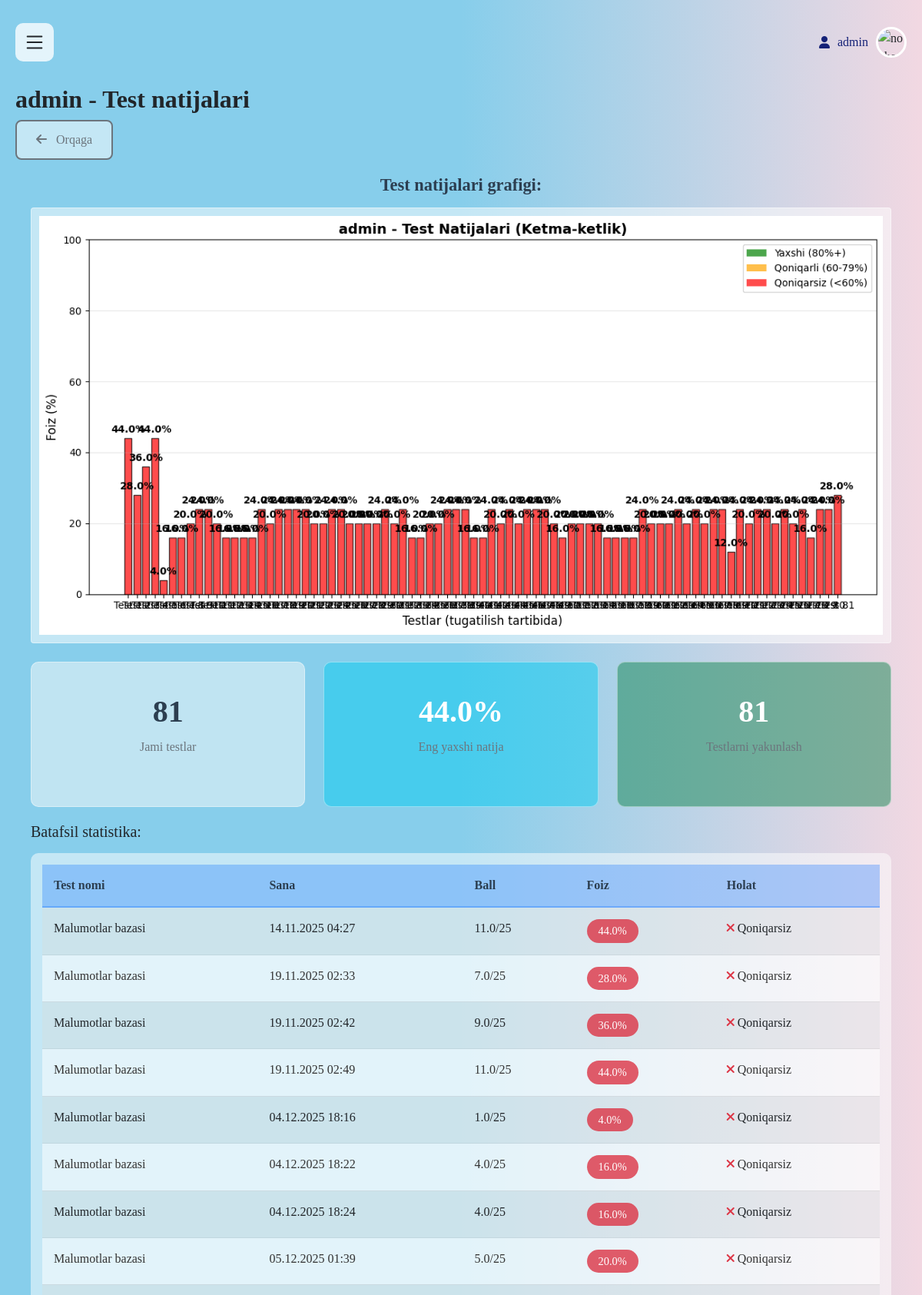
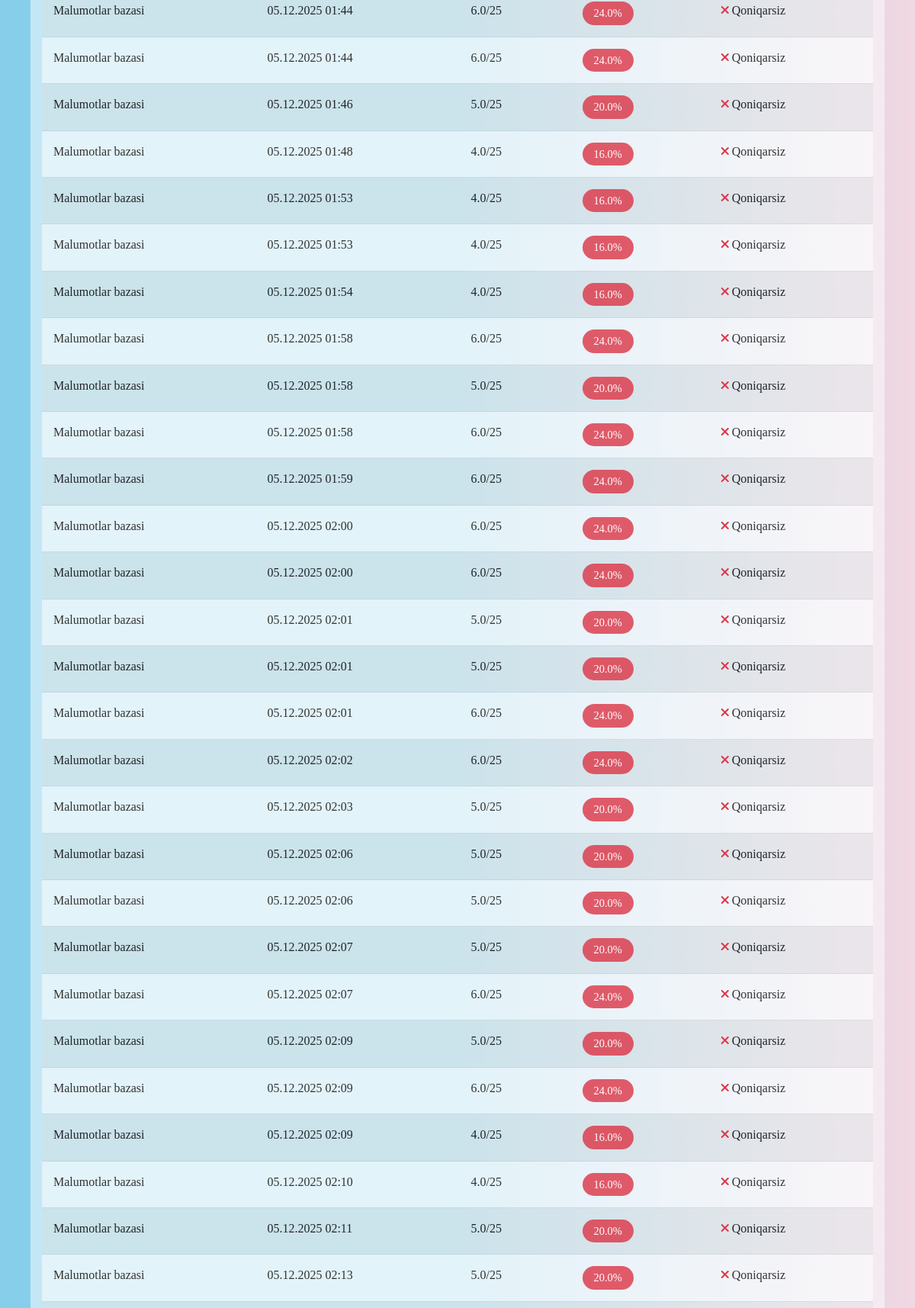
Page /user-stats/1/ (signed in, upper part) on the committed database (2 pictures, top to bottom).
### app1/models.py (models this page shows, shortened)
class TestResult(models.Model):
    user = models.ForeignKey(User, on_delete=models.CASCADE)
    test = models.ForeignKey(Test, on_delete=models.CASCADE)
    score = models.FloatField(default=0)
    total_questions = models.IntegerField(default=0)
    completed_at = models.DateTimeField(auto_now_add=True)
    time_taken_seconds = models.PositiveIntegerField(
        default=0,
        verbose_name="Sarflangan vaqt (soniya)",
        help_text="Foydalanuvchi testni ishlashga sarflagan vaqt"
    )
    average_difficulty = models.FloatField(
        default=0,
        verbose_name="O'rtacha qiyinlik",
        help_text="Testdagi savollarning o'rtacha qiyinlik darajasi"
    )
    def percentage(self):
        if self.total_questions > 0:
            return (self.score / self.total_questions) * 100
        return 0

class Test(models.Model):
    subject = models.ForeignKey(Subject, on_delete=models.CASCADE)
    title = models.CharField(max_length=255)
    description = models.TextField(blank=True, null=True)
    uploaded_at = models.DateTimeField(default=timezone.now)
    time_limit_minutes = models.PositiveIntegerField(
        default=30,
        verbose_name="Test vaqti (daqiqa)",
        help_text="Testni ishlash uchun berilgan maksimal vaqt"
    )
    is_active = models.BooleanField(
        default=True,
        verbose_name="Faol",
        help_text="Test hozir ishlash uchun mavjudmi"
    )
    question_count = models.PositiveIntegerField(
        default=25,
        verbose_name="Savollar soni",
        help_text="Testdagi umumiy savollar soni"
    )

### app1/views.py (the view)
# urls.py: path('user-stats/<int:user_id>/', views.user_stats, name='user_stats'),
@login_required
@user_passes_test(is_admin)
def user_stats(request, user_id):
    user = get_object_or_404(User, id=user_id)
    test_results = TestResult.objects.filter(user=user).order_by('completed_at')  # ✅ completed_at bo'yicha tartiblash
    best_percentage = 0
    if test_results:
        percentages = [result.percentage() for result in test_results]
        best_percentage = max(percentages)
    plt.figure(figsize=(12, 6))
    if test_results:
        test_names = [f"Test {i + 1}" for i in range(len(test_results))]  # ✅ Test 1, Test 2, ...
        percentages = [result.percentage() for result in test_results]
        colors = ['green' if p >= 80 else 'orange' if p >= 60 else 'red' for p in percentages]
        bars = plt.bar(test_names, percentages, color=colors, alpha=0.7, edgecolor='black')
        for bar, percentage in zip(bars, percentages):
            plt.text(bar.get_x() + bar.get_width() / 2, bar.get_height() + 1,
                     f'{percentage:.1f}%', ha='center', va='bottom', fontweight='bold')
        plt.title(f'{user.username} - Test Natijalari (Ketma-ketlik)', fontsize=14, fontweight='bold')
        plt.xlabel('Testlar (tugatilish tartibida)', fontsize=12)
        plt.ylabel('Foiz (%)', fontsize=12)
        plt.xticks(rotation=0)  # ✅ Aylantirish yo'q
        plt.ylim(0, 100)
        plt.grid(True, alpha=0.3, axis='y')
        from matplotlib.patches import Patch
        legend_elements = [
            Patch(facecolor='green', alpha=0.7, label='Yaxshi (80%+)'),
            Patch(facecolor='orange', alpha=0.7, label='Qoniqarli (60-79%)'),
            Patch(facecolor='red', alpha=0.7, label='Qoniqarsiz (<60%)')
        ]
        plt.legend(handles=legend_elements)
        plt.tight_layout()
        buffer = io.BytesIO()
        plt.savefig(buffer, format='png', dpi=100, bbox_inches='tight')
        buffer.seek(0)
        image_png = buffer.getvalue()
        buffer.close()
        graphic = base64.b64encode(image_png).decode('utf-8')
        plt.close()
    else:
        graphic = None
    return render(request, 'app1/user_stats.html', {
        'user': user,
        'test_results': test_results,
        'graphic': graphic,
        'best_percentage': round(best_percentage, 1)
    })

### app1/views.py (called while the page is built)
def is_admin(user):
    return user.is_staff

### templates/app1/user_stats.html (shortened to what this page needs)
{% extends 'base.html' %}
{% block content %}
      <div class="user_stats_container">
           <h4>
             {{ user.username }} - Test natijalari
          </h4>
            <a href="{% url 'admin_stats' %}" class="btn btn-outline-secondary">
              <i class="fas fa-arrow-left"></i> Orqaga
            </a>
        <div class="card-body">
          {% if graphic %}
          <div class="text-center mb-4">
            <h5>Test natijalari grafigi:</h5>
            <img
              alt="Test natijalari grafigi"
              class="img-fluid border rounded"
            />
          </div>
          {% else %}
          <div class="alert alert-info">
            <p>Test natijalari: {{ test_results.count }} ta</p>
            <p>Grafik: {{ graphic|yesno:"Mavjud,Mavjud emas" }}</p>
          </div>
          {% endif %}
          {% if test_results %}
          <div class="row mt-4">
            <div class="col-md-4">
              <div class="card text-center bg-light">
                <div class="card-body">
                  <h5 class="card-title">{{ test_results.count }}</h5>
                  <p class="card-text">Jami testlar</p>
                </div>
              </div>
            </div>
            <div class="col-md-4">
              <div class="card text-center bg-info text-white">
                <div class="card-body">
                  <h5 class="card-title">{{ best_percentage }}%</h5>
                  <p class="card-text">Eng yaxshi natija</p>
                </div>
              </div>
            </div>
            <div class="col-md-4">
              <div class="card text-center bg-success text-white">
                <div class="card-body">
                  <h5 class="card-title">{{ test_results.count }}</h5>
                  <p class="card-text">Testlarni yakunlash</p>
                </div>
              </div>
            </div>
          </div>
          {% endif %}
          <h5 class="mb-3">Batafsil statistika:</h5>
          <div class="table-responsive">
            <table class="table table-striped">
              <thead>
                <tr>
                  <th>Test nomi</th>
                  <th>Sana</th>
                  <th>Ball</th>
                  <th>Foiz</th>
                  <th>Holat</th>
                </tr>
              </thead>
              <tbody>
                {% for result in test_results %}
                <tr>
                  <td>{{ result.test.title }}</td>
                  <td>{{ result.completed_at|date:"d.m.Y H:i" }}</td>
                  <td>{{ result.score }}/{{ result.total_questions }}</td>
                  <td>
                    {% with percentage=result.percentage %}
                    <span
                      class="badge {% if percentage >= 80 %}bg-success{% elif percentage >= 60 %}bg-warning{% else %}bg-danger{% endif %}"
                    >
                      {{ percentage|floatformat:1 }}%
                    </span>
                    {% endwith %}
                  </td>
                  <td>
                    {% with percentage=result.percentage %}
                    {% if percentage >= 80 %}
                    <i class="fas fa-check text-success"></i> A'lo
                    {% elif percentage >= 60 %}
                    <i class="fas fa-check text-warning"></i> Yaxshi
                    {% else %}
                    <i class="fas fa-times text-danger"></i> Qoniqarsiz
                    {% endif %}
                    {% endwith %}
                  </td>
                </tr>
                {% empty %}
                <tr>
                  <td colspan="5" class="text-center text-muted">
                    Hozircha test natijalari mavjud emas
                  </td>
                </tr>
                {% endfor %}
              </tbody>
            </table>
          </div>
        </div>
      </div>
{% endblock %}

### templates/base.html (shortened to what this page needs)
<!DOCTYPE html>
<html lang="uz">
  <head>
    <link
      href="https://cdn.jsdelivr.net/npm/bootstrap@5.1.3/dist/css/bootstrap.min.css"
      rel="stylesheet"
    />
    <link
      href="https://cdnjs.cloudflare.com/ajax/libs/font-awesome/6.0.0/css/all.min.css"
      rel="stylesheet"
    />
  </head>
  <body>
    <section class="contaner_box">
      <section class="hed_main" id="hedMain">
        <header id="heaDer">
          <section class="section_header">
            <div class="logo">
              <svg
                xmlns="http://www.w3.org/2000/svg"
                width="16"
                height="16"
                fill="currentColor"
                viewBox="0 0 16 16"
                id="menu"
              >
                <path
                  fill-rule="evenodd"
                  d="M2.5 12a.5.5 0 0 1 .5-.5h10a.5.5 0 0 1 0 1H3a.5.5 0 0 1-.5-.5m0-4a.5.5 0 0 1 .5-.5h10a.5.5 0 0 1 0 1H3a.5.5 0 0 1-.5-.5m0-4a.5.5 0 0 1 .5-.5h10a.5.5 0 0 1 0 1H3a.5.5 0 0 1-.5-.5"
                />
              </svg>
            </div>
            <div class="profil_img" id="contanerList">
              <span><i class="fas fa-user"></i> {{ user.username }} </span>
              <img
                src="https://img.freepik.com/free-vector/smiling-young-man-illustration_1308-174669.jpg?semt=ais_hybrid&w=740&q=80"
                alt="no photo"
                id="loginBtn"
              />
            </div>
          </section>
        </header>
        <main>
          {% block content %}{% endblock %}
        </main>
      </section>
    </section>
  </body>
</html>

### templates/base.html (style rules this page uses)
* { padding: 0; margin: 0; font-family: "Times New Roman", Times, serif; box-sizing: border-box; }
body { min-height: 100vh; overflow-x: hidden; }
h4 { font-size: 32px; font-weight: bold; }
.contaner_box { display: flex; min-height: 100vh; width: 100%; position: relative; background: linear-gradient(to right, #87ceeb, #87ceeb, #f2d8e2); }
.hed_main { flex: 1; padding: 20px; transition: margin-left 0.5s ease; width: 100%; min-height: 100vh; }
header { width: 100%; height: auto; margin-bottom: 20px; }
.section_header { display: flex; justify-content: space-between; align-items: center; width: 100%; height: auto; padding: 10px 0; }
.logo { display: flex; align-items: center; }
.logo svg { width: 50px; height: 50px; cursor: pointer; backdrop-filter: blur(100px); background-color: rgba(255, 255, 255, 0.782); border-radius: 10px; padding: 10px; transition: all 0.5s ease; }
.profil_img { display: flex; align-items: center; gap: 10px; position: relative; z-index: 100; }
.profil_img img { width: 40px; height: 40px; border-radius: 50%; border: 3px solid white; transition: 0.3s ease; cursor: pointer; object-fit: cover; }
.profil_img span { display: flex; gap: 10px; align-items: center; text-decoration: none; border-radius: 10px; transition: 0.3s ease; color: rgb(20, 33, 119); font-size: 16px; font-weight: 500; }

### templates/app1/user_stats.html (style rules this page uses)
.card { background-color: rgba(255, 255, 255, 0.515); border: 1px solid rgba(255, 255, 255, 0.4); border-radius: 12px; padding: 25px; margin-bottom: 25px; }
.text-center.mb-4 { margin-bottom: 30px; }
.text-center.mb-4 h5 { color: #2c3e50; font-size: 1.4rem; margin-bottom: 15px; font-weight: 600; }
.img-fluid.border.rounded { background-color: rgba(255, 255, 255, 0.515); border: 1px solid rgba(255, 255, 255, 0.4) !important; padding: 10px; border-radius: 10px; }
.table-responsive { background-color: rgba(255, 255, 255, 0.515); border-radius: 10px; padding: 15px; margin-bottom: 25px; }
.table-striped { border-collapse: separate; border-spacing: 0; }
.table-striped thead tr { background-color: rgba(13, 110, 253, 0.3); }
.table-striped th { color: #2c3e50; font-weight: 600; padding: 15px; border-bottom: 2px solid rgba(13, 110, 253, 0.3); }
.table-striped td { padding: 15px; color: #333; border-bottom: 1px solid rgba(0, 0, 0, 0.1); }
.table-striped tbody tr:nth-child(odd) { background-color: rgba(255, 255, 255, 0.3); }
.table-striped tbody tr:nth-child(even) { background-color: rgba(255, 255, 255, 0.515); }
.badge { padding: 8px 15px; border-radius: 20px; font-weight: 500; font-size: 0.9rem; }
.badge.bg-danger { background-color: rgba(220, 53, 69, 0.8) !important; }
.row.mt-4 { margin-top: 30px; }
.row.mt-4 .col-md-4 { margin-bottom: 20px; }
.row.mt-4 .card { background-color: rgba(255, 255, 255, 0.515); border: 1px solid rgba(255, 255, 255, 0.4); border-radius: 10px; transition: transform 0.3s ease; padding: 20px; height: 100%; }
.card.text-center.bg-light { background-color: rgba(248, 249, 250, 0.515) !important; border: 1px solid rgba(255, 255, 255, 0.4); }
.card.text-center.bg-info { background-color: rgba(13, 202, 240, 0.515) !important; border: 1px solid rgba(255, 255, 255, 0.4); }
.card.text-center.bg-success { background-color: rgba(25, 135, 84, 0.515) !important; border: 1px solid rgba(255, 255, 255, 0.4); }
.card-body { padding: 20px; }
.card-body h5.card-title { font-size: 2.5rem; font-weight: 700; color: #2c3e50; margin-bottom: 10px; }
.card.text-center.bg-info.text-white .card-title, .card.text-center.bg-success.text-white .card-title { color: white; }
.card-body p.card-text { color: #6c757d; font-size: 1rem; margin-bottom: 0; }
.btn { padding: 12px 25px; border-radius: 8px; font-weight: 500; transition: all 0.3s ease; border: none; }
.btn-outline-secondary { background-color: rgba(255, 255, 255, 0.515); border: 2px solid #6c757d; color: #6c757d; }
.fas.fa-times.text-danger { color: rgba(220, 53, 69, 0.9); }
.fas.fa-arrow-left { margin-right: 8px; }
.card { animation: fadeInUp 0.5s ease-out; }

### rows in the picture
TestResult: test "Malumotlar bazasi", completed_at "14.11.2025 04:27", score "11.0", total_questions "25", percentage "44.0", shows "Qoniqarsiz"
TestResult: test "Malumotlar bazasi", completed_at "19.11.2025 02:33", score "7.0", total_questions "25", percentage "28.0", shows "Qoniqarsiz"
TestResult: test "Malumotlar bazasi", completed_at "19.11.2025 02:42", score "9.0", total_questions "25", percentage "36.0", shows "Qoniqarsiz"
TestResult: test "Malumotlar bazasi", completed_at "19.11.2025 02:49", score "11.0", total_questions "25", percentage "44.0", shows "Qoniqarsiz"
TestResult: test "Malumotlar bazasi", completed_at "04.12.2025 18:16", score "1.0", total_questions "25", percentage "4.0", shows "Qoniqarsiz"
TestResult: test "Malumotlar bazasi", completed_at "04.12.2025 18:22", score "4.0", total_questions "25", percentage "16.0", shows "Qoniqarsiz"
TestResult: test "Malumotlar bazasi", completed_at "04.12.2025 18:24", score "4.0", total_questions "25", percentage "16.0", shows "Qoniqarsiz"
TestResult: test "Malumotlar bazasi", completed_at "05.12.2025 01:39", score "5.0", total_questions "25", percentage "20.0", shows "Qoniqarsiz"
TestResult: test "Malumotlar bazasi", completed_at "05.12.2025 01:44", score "6.0", total_questions "25", percentage "24.0", shows "Qoniqarsiz"
TestResult: test "Malumotlar bazasi", completed_at "05.12.2025 01:44", score "6.0", total_questions "25", percentage "24.0", shows "Qoniqarsiz"
TestResult: test "Malumotlar bazasi", completed_at "05.12.2025 01:46", score "5.0", total_questions "25", percentage "20.0", shows "Qoniqarsiz"
TestResult: test "Malumotlar bazasi", completed_at "05.12.2025 01:48", score "4.0", total_questions "25", percentage "16.0", shows "Qoniqarsiz"
TestResult: test "Malumotlar bazasi", completed_at "05.12.2025 01:53", score "4.0", total_questions "25", percentage "16.0", shows "Qoniqarsiz"
TestResult: test "Malumotlar bazasi", completed_at "05.12.2025 01:53", score "4.0", total_questions "25", percentage "16.0", shows "Qoniqarsiz"
TestResult: test "Malumotlar bazasi", completed_at "05.12.2025 01:54", score "4.0", total_questions "25", percentage "16.0", shows "Qoniqarsiz"
TestResult: test "Malumotlar bazasi", completed_at "05.12.2025 01:58", score "6.0", total_questions "25", percentage "24.0", shows "Qoniqarsiz"
TestResult: test "Malumotlar bazasi", completed_at "05.12.2025 01:58", score "5.0", total_questions "25", percentage "20.0", shows "Qoniqarsiz"
TestResult: test "Malumotlar bazasi", completed_at "05.12.2025 01:58", score "6.0", total_questions "25", percentage "24.0", shows "Qoniqarsiz"
TestResult: test "Malumotlar bazasi", completed_at "05.12.2025 01:59", score "6.0", total_questions "25", percentage "24.0", shows "Qoniqarsiz"
TestResult: test "Malumotlar bazasi", completed_at "05.12.2025 02:00", score "6.0", total_questions "25", percentage "24.0", shows "Qoniqarsiz"
TestResult: test "Malumotlar bazasi", completed_at "05.12.2025 02:00", score "6.0", total_questions "25", percentage "24.0", shows "Qoniqarsiz"
TestResult: test "Malumotlar bazasi", completed_at "05.12.2025 02:01", score "5.0", total_questions "25", percentage "20.0", shows "Qoniqarsiz"
TestResult: test "Malumotlar bazasi", completed_at "05.12.2025 02:01", score "5.0", total_questions "25", percentage "20.0", shows "Qoniqarsiz"
TestResult: test "Malumotlar bazasi", completed_at "05.12.2025 02:01", score "6.0", total_questions "25", percentage "24.0", shows "Qoniqarsiz"
TestResult: test "Malumotlar bazasi", completed_at "05.12.2025 02:02", score "6.0", total_questions "25", percentage "24.0", shows "Qoniqarsiz"
TestResult: test "Malumotlar bazasi", completed_at "05.12.2025 02:03", score "5.0", total_questions "25", percentage "20.0", shows "Qoniqarsiz"
TestResult: test "Malumotlar bazasi", completed_at "05.12.2025 02:06", score "5.0", total_questions "25", percentage "20.0", shows "Qoniqarsiz"
TestResult: test "Malumotlar bazasi", completed_at "05.12.2025 02:06", score "5.0", total_questions "25", percentage "20.0", shows "Qoniqarsiz"
TestResult: test "Malumotlar bazasi", completed_at "05.12.2025 02:07", score "5.0", total_questions "25", percentage "20.0", shows "Qoniqarsiz"
TestResult: test "Malumotlar bazasi", completed_at "05.12.2025 02:07", score "6.0", total_questions "25", percentage "24.0", shows "Qoniqarsiz"
TestResult: test "Malumotlar bazasi", completed_at "05.12.2025 02:09", score "5.0", total_questions "25", percentage "20.0", shows "Qoniqarsiz"
TestResult: test "Malumotlar bazasi", completed_at "05.12.2025 02:09", score "6.0", total_questions "25", percentage "24.0", shows "Qoniqarsiz"
TestResult: test "Malumotlar bazasi", completed_at "05.12.2025 02:09", score "4.0", total_questions "25", percentage "16.0", shows "Qoniqarsiz"
TestResult: test "Malumotlar bazasi", completed_at "05.12.2025 02:10", score "4.0", total_questions "25", percentage "16.0", shows "Qoniqarsiz"
TestResult: test "Malumotlar bazasi", completed_at "05.12.2025 02:11", score "5.0", total_questions "25", percentage "20.0", shows "Qoniqarsiz"
TestResult: test "Malumotlar bazasi", completed_at "05.12.2025 02:13", score "5.0", total_questions "25", percentage "20.0", shows "Qoniqarsiz"

### other values in the picture
{{ user.username }} "admin"
{{ test_results.count }} "81"
{{ best_percentage }} "44.0"
